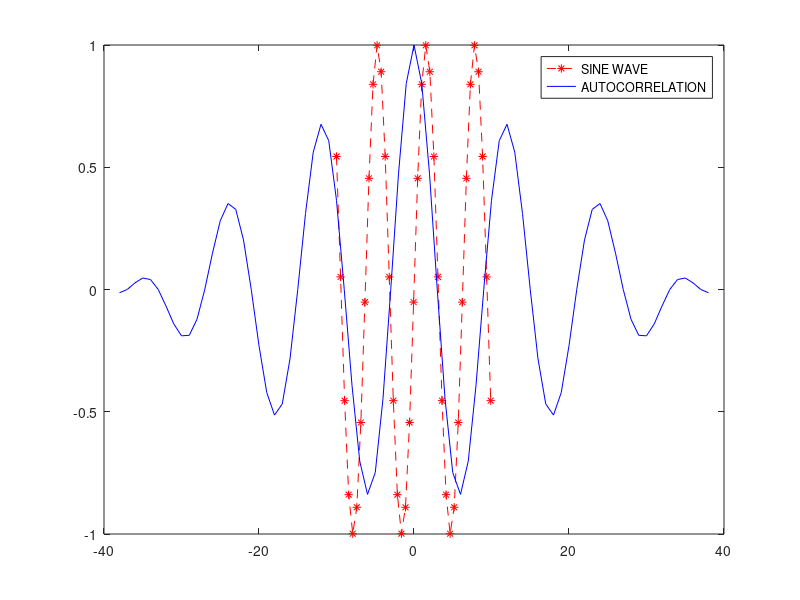

Write the MATLAB code that produced this figure.
%%FAREENA ANSARI
%%214104611

% Problem 3: AUTOCORRELATION FUNCTION OF A SINE WAVE

t=7;
f=2;
A=1;
theta=-10:0.523598:10;
y=A*sin((2*pi*f)*t + theta);
[YAUTO,tau] = xcorr(y,'coeff');
plot(theta,y,'r--*')
hold on 
plot(tau,YAUTO,'b')
legend({'SINE WAVE','AUTOCORRELATION'});
